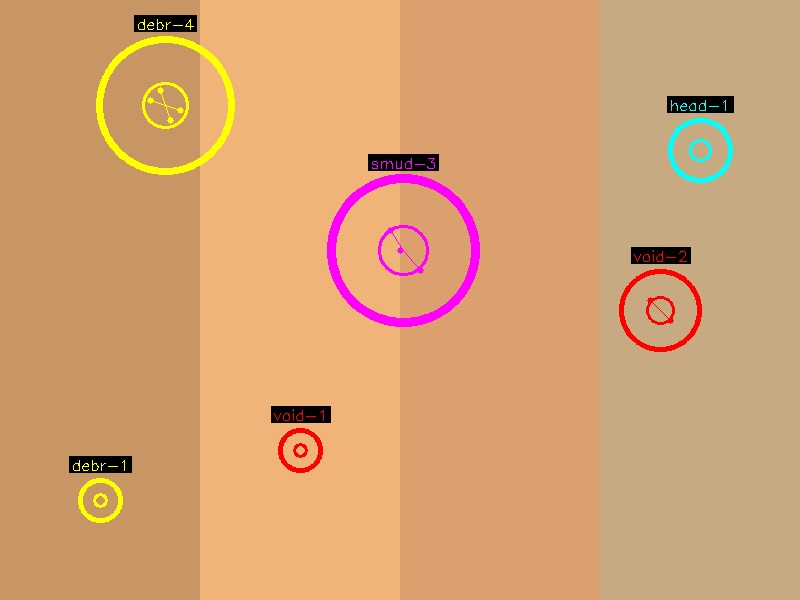
#> input picture scripts/defects_detection/clustering_test_output/clustered_visualization.jpg, 800 x 600 px; its folder holds only this picture in this run
$ python run_all_detections.py -i clustering_test_output/clustered_visualization.jpg
#> lines starting #> are read from the running program, lines starting #| are printed output that depends on the picture
### digital_air_cv/config/loader.py
"""Load and validate detection_2400.json."""

from __future__ import annotations

import json
import logging
from pathlib import Path
from typing import Any, Dict, List, Optional

from digital_air_cv.config.schema import (
    PATTERN_VALUES,
    REQUIRED_DETECTOR_PARAM_KEYS,
    SENSITIVITY_LEVELS,
    AppConfig,
    BoundingBox,
    Defaults,
    DetectorSets,
    GeometryConfig,
    IdealReference,
    MaterialConfig,
    RegionReference,
    RegionSpec,
    VerticalBandConfig,
)

logger = logging.getLogger(__name__)

_PACKAGE_CONFIG = Path(__file__).resolve().parent / "detection_2400.json"
_PROJECT_CONFIG = Path(__file__).resolve().parents[2] / "config" / "detection_2400.json"
DEFAULT_CONFIG_PATH = _PROJECT_CONFIG if _PROJECT_CONFIG.exists() else _PACKAGE_CONFIG


class ConfigError(ValueError):
    """Raised when the operator config is missing or invalid."""


# Catalog order is what `keys_for_type` emits when a detector is enabled.
_DETECTOR_CATALOG = {
    "stripe": [
        "stripe_misalignment",
        "edge_roughness",
        "void",
        "debris_stripe",
        "overspray",
        "surface_treatment",
    ],
    "island": [
        "line_defect",
        "debris_island",
        "overspray_island",
    ],
    "unknown": [
        "surface_treatment",
    ],
}


# [4 lines left out: function _is_enabled_flag, not called in this run]


def _enabled_detector_keys(raw: Any, kind: str) -> List[str]:
    """Accept `{key: true/false}` (preferred) or a list of enabled keys."""
    catalog = _DETECTOR_CATALOG.get(kind, [])
    if raw is None:
        raise ConfigError(f"detector_sets.{kind} is required")
    if isinstance(raw, dict):
        enabled: List[str] = []
        seen = set()
        for key in catalog:
            if key in raw and _is_enabled_flag(raw[key]):
                enabled.append(key)
                seen.add(key)
        for key, value in raw.items():
            if key.startswith("_") or key in seen:
                continue
            if _is_enabled_flag(value):
                if key not in catalog:
                    logger.warning(
                        "Unknown detector key %r in detector_sets.%s", key, kind
                    )
                enabled.append(str(key))
                seen.add(key)
        return enabled
    if isinstance(raw, list):
        return [str(key) for key in raw if not str(key).startswith("_")]
    raise ConfigError(
        f"detector_sets.{kind} must be an object of true/false flags "
        "or a list of detector keys"
    )


def _require(data: Dict[str, Any], key: str, ctx: str = "") -> Any:
    if key not in data:
        where = f" in {ctx}" if ctx else ""
        raise ConfigError(f"Missing required config key '{key}'{where}")
    return data[key]


# [7 lines left out: function _bbox_from_dict, not called in this run]


def _parse_regions(raw_regions: Any) -> List[RegionSpec]:
    if not raw_regions:
        return []
    if not isinstance(raw_regions, list):
        raise ConfigError("'regions' must be a list")
    regions: List[RegionSpec] = []
    for i, item in enumerate(raw_regions):
        ctx = f"regions[{i}]"
        bbox = _bbox_from_dict(_require(item, "bounding_box_pixels", ctx))
        regions.append(
            RegionSpec(
                name=str(_require(item, "name", ctx)),
                type=str(_require(item, "type", ctx)).lower(),
                bounding_box_pixels=bbox,
                corners=item.get("corners"),
            )
        )
    return regions


def _validate_sensitivity(table: Dict[str, Any]) -> Dict[str, Dict[str, Dict[str, Any]]]:
    if not isinstance(table, dict):
        raise ConfigError("'sensitivity' must be an object keyed by low/medium/high")
    missing_levels = [level for level in SENSITIVITY_LEVELS if level not in table]
    if missing_levels:
        raise ConfigError(f"sensitivity is missing levels: {missing_levels}")
    for level in SENSITIVITY_LEVELS:
        params = table[level]
        if not isinstance(params, dict):
            raise ConfigError(f"sensitivity.{level} must be an object")
        missing = [key for key in REQUIRED_DETECTOR_PARAM_KEYS if key not in params]
        if missing:
            raise ConfigError(
                f"sensitivity.{level} is missing detector keys: {missing}"
            )
    return table  # type: ignore[return-value]


def load_config(path: Optional[str] = None) -> AppConfig:
    """Load the unified 2400-DPI config. Fails loudly on missing keys."""
#> called with path = 'config/detection_2400.json'
    config_path = Path(path) if path else DEFAULT_CONFIG_PATH
    if not config_path.exists():
        raise ConfigError(f"Config file not found: {config_path}")

    with config_path.open("r", encoding="utf-8") as handle:
#> (reads config/detection_2400.json from the repository)
        data = json.load(handle)

    dpi = int(_require(data, "dpi"))
    if dpi != 2400:
        raise ConfigError(f"This pipeline is frozen at 2400 DPI; got dpi={dpi}")

    raw_defaults = _require(data, "defaults")
    defaults = Defaults(
        pattern=str(raw_defaults.get("pattern", "new")),
        sensitivity=str(raw_defaults.get("sensitivity", "medium")),
        clear=bool(raw_defaults.get("clear", False)),
        max_image_workers=int(raw_defaults.get("max_image_workers", 2)),
        max_detector_threads=int(raw_defaults.get("max_detector_threads", 4)),
        write_visualizations=bool(raw_defaults.get("write_visualizations", True)),
        downscale_vis=bool(raw_defaults.get("downscale_vis", False)),
        write_crops=bool(raw_defaults.get("write_crops", False)),
        write_region_folders=bool(raw_defaults.get("write_region_folders", False)),
        write_full_defect_overlay=bool(
            raw_defaults.get("write_full_defect_overlay", True)
        ),
    )
    if defaults.pattern not in PATTERN_VALUES:
        raise ConfigError(f"defaults.pattern must be one of {PATTERN_VALUES}")
    if defaults.sensitivity not in SENSITIVITY_LEVELS:
        raise ConfigError(f"defaults.sensitivity must be one of {SENSITIVITY_LEVELS}")

    raw_sets = _require(data, "detector_sets")
    detector_sets = DetectorSets(
        stripe=_enabled_detector_keys(raw_sets.get("stripe"), "stripe"),
        island=_enabled_detector_keys(raw_sets.get("island"), "island"),
        unknown=_enabled_detector_keys(
            raw_sets.get("unknown", ["surface_treatment"]), "unknown"
        ),
    )

    raw_geo = _require(data, "geometry")
    geometry = GeometryConfig(
        colors=list(_require(raw_geo, "colors", "geometry")),
        color_width=int(_require(raw_geo, "color_width", "geometry")),
        x_offset=int(_require(raw_geo, "x_offset", "geometry")),
        num_heads=int(_require(raw_geo, "num_heads", "geometry")),
        head_height=int(_require(raw_geo, "head_height", "geometry")),
        y_offset=int(_require(raw_geo, "y_offset", "geometry")),
        island_front=bool(_require(raw_geo, "island_front", "geometry")),
        island_width=int(_require(raw_geo, "island_width", "geometry")),
        stripe_width=int(_require(raw_geo, "stripe_width", "geometry")),
        buffer=dict(_require(raw_geo, "buffer", "geometry")),
    )

    raw_region_ref = data.get("region_reference") or {}
    defaults_region = RegionReference()
    region_reference = RegionReference(
        island_width=int(raw_region_ref.get("island_width", defaults_region.island_width)),
        island_stripe_gap=int(
            raw_region_ref.get("island_stripe_gap", defaults_region.island_stripe_gap)
        ),
        stripe_width=int(raw_region_ref.get("stripe_width", defaults_region.stripe_width)),
        height=int(raw_region_ref.get("height", defaults_region.height)),
        color_gap=int(raw_region_ref.get("color_gap", defaults_region.color_gap)),
        color_y_tolerance=int(
            raw_region_ref.get("color_y_tolerance", defaults_region.color_y_tolerance)
        ),
        tolerance=float(raw_region_ref.get("tolerance", defaults_region.tolerance)),
    )
    for field_name in ("island_width", "island_stripe_gap", "stripe_width", "height",
                       "color_gap"):
        if getattr(region_reference, field_name) <= 0:
            raise ConfigError(f"region_reference.{field_name} must be positive")

    raw_ideal = _require(data, "ideal_reference")
    ideal_reference = IdealReference(
        width=int(_require(raw_ideal, "width", "ideal_reference")),
        height=int(_require(raw_ideal, "height", "ideal_reference")),
        y_delta_min=int(_require(raw_ideal, "y_delta_min", "ideal_reference")),
        y_delta_max=int(_require(raw_ideal, "y_delta_max", "ideal_reference")),
        line_spacing=float(_require(raw_ideal, "line_spacing", "ideal_reference")),
        slope_min=float(_require(raw_ideal, "slope_min", "ideal_reference")),
        slope_max=float(_require(raw_ideal, "slope_max", "ideal_reference")),
    )

    raw_material = _require(data, "material")
    material = MaterialConfig(
        clear_debris_offsets=dict(_require(raw_material, "clear_debris_offsets", "material")),
        clear_overspray_offsets=dict(
            _require(raw_material, "clear_overspray_offsets", "material")
        ),
        ink_clamps=dict(_require(raw_material, "ink_clamps", "material")),
        clear_ink_offsets=dict(_require(raw_material, "clear_ink_offsets", "material")),
        line_paint_extension=int(raw_material.get("line_paint_extension", 20)),
    )

    raw_vband = data.get("vertical_band") or {}
    vertical_band = VerticalBandConfig(
        binary_threshold=int(raw_vband.get("binary_threshold", 170)),
        content_binary_threshold=int(raw_vband.get("content_binary_threshold", 127)),
        min_coverage=float(raw_vband.get("min_coverage", 0.25)),
        inner_margin=int(raw_vband.get("inner_margin", 5)),
    )

    sensitivity = _validate_sensitivity(_require(data, "sensitivity"))
    regions = _parse_regions(data.get("regions", []))

    logger.info("Loaded config %s (dpi=%s, pattern default=%s)", config_path, dpi, defaults.pattern)
    return AppConfig(
        dpi=dpi,
        defaults=defaults,
        detector_sets=detector_sets,
        geometry=geometry,
        ideal_reference=ideal_reference,
        material=material,
        vertical_band=vertical_band,
        sensitivity=sensitivity,
        region_reference=region_reference,
        regions=regions,
        source_path=str(config_path),
    )


# [7 lines left out: function load_regions_file, not called in this run]

### digital_air_cv/io/image_loader.py
"""Decode images once."""

from __future__ import annotations

import logging
import os
from dataclasses import dataclass
from typing import Optional, Tuple

import cv2
import numpy as np

logger = logging.getLogger(__name__)

# Above this file size a full scan is memory-mapped instead of decoded: a
# 2400 DPI four-colour sheet is ~6.7 GB of pixels, which no amount of RAM
# makes pleasant and which OpenCV refuses outright past 2^30 pixels.
MEMMAP_MIN_BYTES = 1_500_000_000


class ImageLoadError(ValueError):
    pass


@dataclass
class Scan:
    """A full press scan, which may be far too large to hold in memory.

    ``data`` is either a decoded array or a read-only memory map, so callers
    must slice it before doing anything dense. ``rgb`` records that the
    channels arrived in R,G,B order (as TIFF stores them) rather than
    OpenCV's B,G,R; ``crop_bgr`` is the only place that has to care.
    """

    data: np.ndarray
    rgb: bool = False
    memmap: bool = False
    path: str = ""

    @property
    def shape(self) -> Tuple[int, ...]:
        return self.data.shape

    # [59 lines left out: functions crop_bgr, open_scan, _memmap_tiff, not called in this run]


def load_bgr_gray(path: str) -> Tuple[np.ndarray, np.ndarray]:
    """Load an image once and return (BGR, gray).

    Full press sheets must go through ``open_scan`` instead: OpenCV refuses
    images past ``CV_IO_MAX_IMAGE_PIXELS`` (~1.07 GP), which a 2400 DPI
    four-colour scan exceeds.
    """
    size = os.path.getsize(path)
    if size >= MEMMAP_MIN_BYTES:
        raise ImageLoadError(
            f"{os.path.basename(path)} is {size / 1e9:.1f} GB — too large for "
            "OpenCV. It will be treated as a full scan and memory-mapped."
        )
    image = cv2.imread(path, cv2.IMREAD_UNCHANGED)
#> image is the input picture: shape (600, 800, 3); mean B, G, R 114, 161.6, 212.5
    if image is None:
        raise ImageLoadError(f"Could not read image: {path}")

    if image.ndim == 2:
        gray = image
        bgr = cv2.cvtColor(image, cv2.COLOR_GRAY2BGR)
    elif image.ndim == 3 and image.shape[2] == 4:
        bgr = cv2.cvtColor(image, cv2.COLOR_BGRA2BGR)
        gray = cv2.cvtColor(bgr, cv2.COLOR_BGR2GRAY)
    elif image.ndim == 3:
        bgr = image
        gray = cv2.cvtColor(image, cv2.COLOR_BGR2GRAY)
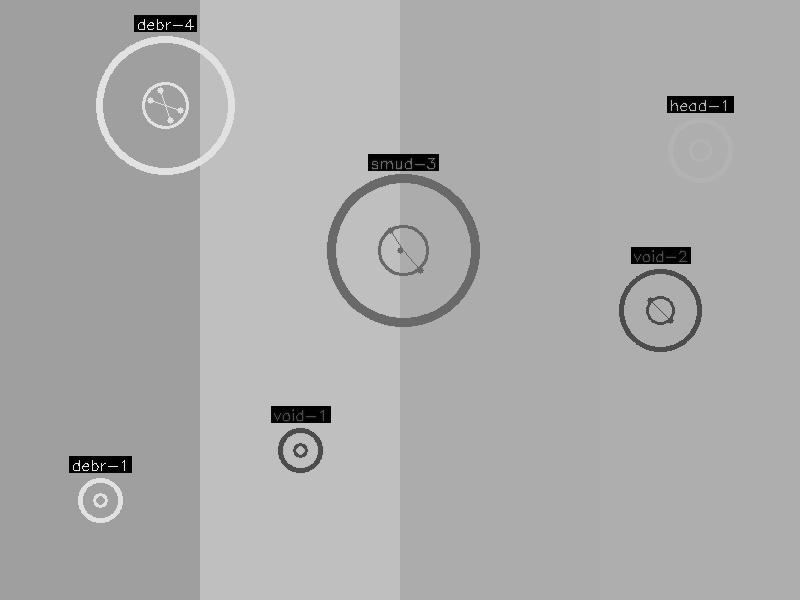
#> gray: shape (600, 800); min 0, max 233, mean 171.2
    else:
        raise ImageLoadError(f"Unsupported image shape {image.shape} for {path}")

    logger.debug("Loaded %s shape=%s", path, bgr.shape)
    return bgr, gray


# [10 lines left out: functions ensure_bgr, apply_clahe, not called in this run]

### digital_air_cv/pipeline/registry.py
"""Detector registry: keys, required layers, pattern-specific implementations."""

from __future__ import annotations

from typing import Dict, List, Type

from digital_air_cv.config.schema import RunSettings
from digital_air_cv.detectors.adapters import (
    DebrisStripeAdapter,
    LegacyDebrisAdapter,
    LegacyLineDefectAdapter,
    LegacyOversprayIslandAdapter,
    MisalignmentAdapter,
    NewDebrisAdapter,
    NewLineDefectAdapter,
    NewOversprayIslandAdapter,
    OversprayAdapter,
    RoughnessAdapter,
    SurfaceTreatmentAdapter,
    VoidAdapter,
    _BaseAdapter,
)
from digital_air_cv.pipeline.types import ImageType

ALL_DETECTOR_KEYS = [
    "stripe_misalignment",
    "overspray",
    "surface_treatment",
    "void",
    "debris_stripe",
    "edge_roughness",
    "debris_island",
    "overspray_island",
    "line_defect",
]

STRIPE_KEYS = {
    "stripe_misalignment",
    "overspray",
    "surface_treatment",
    "void",
    "debris_stripe",
    "edge_roughness",
}
ISLAND_KEYS = {"debris_island", "overspray_island", "line_defect"}

_STRIPE: Dict[str, Type[_BaseAdapter]] = {
    "stripe_misalignment": MisalignmentAdapter,
    "edge_roughness": RoughnessAdapter,
    "void": VoidAdapter,
    "debris_stripe": DebrisStripeAdapter,
    "overspray": OversprayAdapter,
    "surface_treatment": SurfaceTreatmentAdapter,
}

_ISLAND_LEGACY: Dict[str, Type[_BaseAdapter]] = {
    "debris_island": LegacyDebrisAdapter,
    "overspray_island": LegacyOversprayIslandAdapter,
    "line_defect": LegacyLineDefectAdapter,
}

_ISLAND_NEW: Dict[str, Type[_BaseAdapter]] = {
    "debris_island": NewDebrisAdapter,
    "overspray_island": NewOversprayIslandAdapter,
    "line_defect": NewLineDefectAdapter,
}


def keys_for_type(image_type: ImageType, settings: RunSettings) -> List[str]:
    cfg = settings.config.detector_sets
    if image_type == ImageType.STRIPE:
        return list(cfg.stripe)
    if image_type == ImageType.ISLAND:
        return list(cfg.island)
    if image_type == ImageType.UNKNOWN:
        return list(cfg.unknown)
    if image_type == ImageType.FULL:
        return list(cfg.stripe) + list(cfg.island)
    return []


def filter_keys(
    image_type: ImageType,
    requested: List[str],
    only: List[str] | None,
) -> List[str]:
    if image_type == ImageType.STRIPE:
        valid = STRIPE_KEYS
    elif image_type == ImageType.ISLAND:
        valid = ISLAND_KEYS
    elif image_type == ImageType.UNKNOWN:
        valid = {"surface_treatment"}
    else:
        valid = STRIPE_KEYS | ISLAND_KEYS
    if only:
        unknown = set(only) - set(ALL_DETECTOR_KEYS)
        if unknown:
            raise ValueError(f"Unknown detector keys: {sorted(unknown)}")
        return [key for key in only if key in valid]
    return [key for key in requested if key in valid]


def create_detectors(
    image_type: ImageType,
    keys: List[str],
    settings: RunSettings,
) -> Dict[str, _BaseAdapter]:
    if image_type == ImageType.ISLAND and settings.pattern == "new":
        table = _ISLAND_NEW
    elif image_type == ImageType.ISLAND:
        table = _ISLAND_LEGACY
    else:
        table = _STRIPE
    detectors: Dict[str, _BaseAdapter] = {}
    for key in keys:
        cls = table.get(key) or _STRIPE.get(key)
        if cls is None:
            continue
        detectors[key] = cls(settings)
#> (the rest of the program and of its run is left out)
